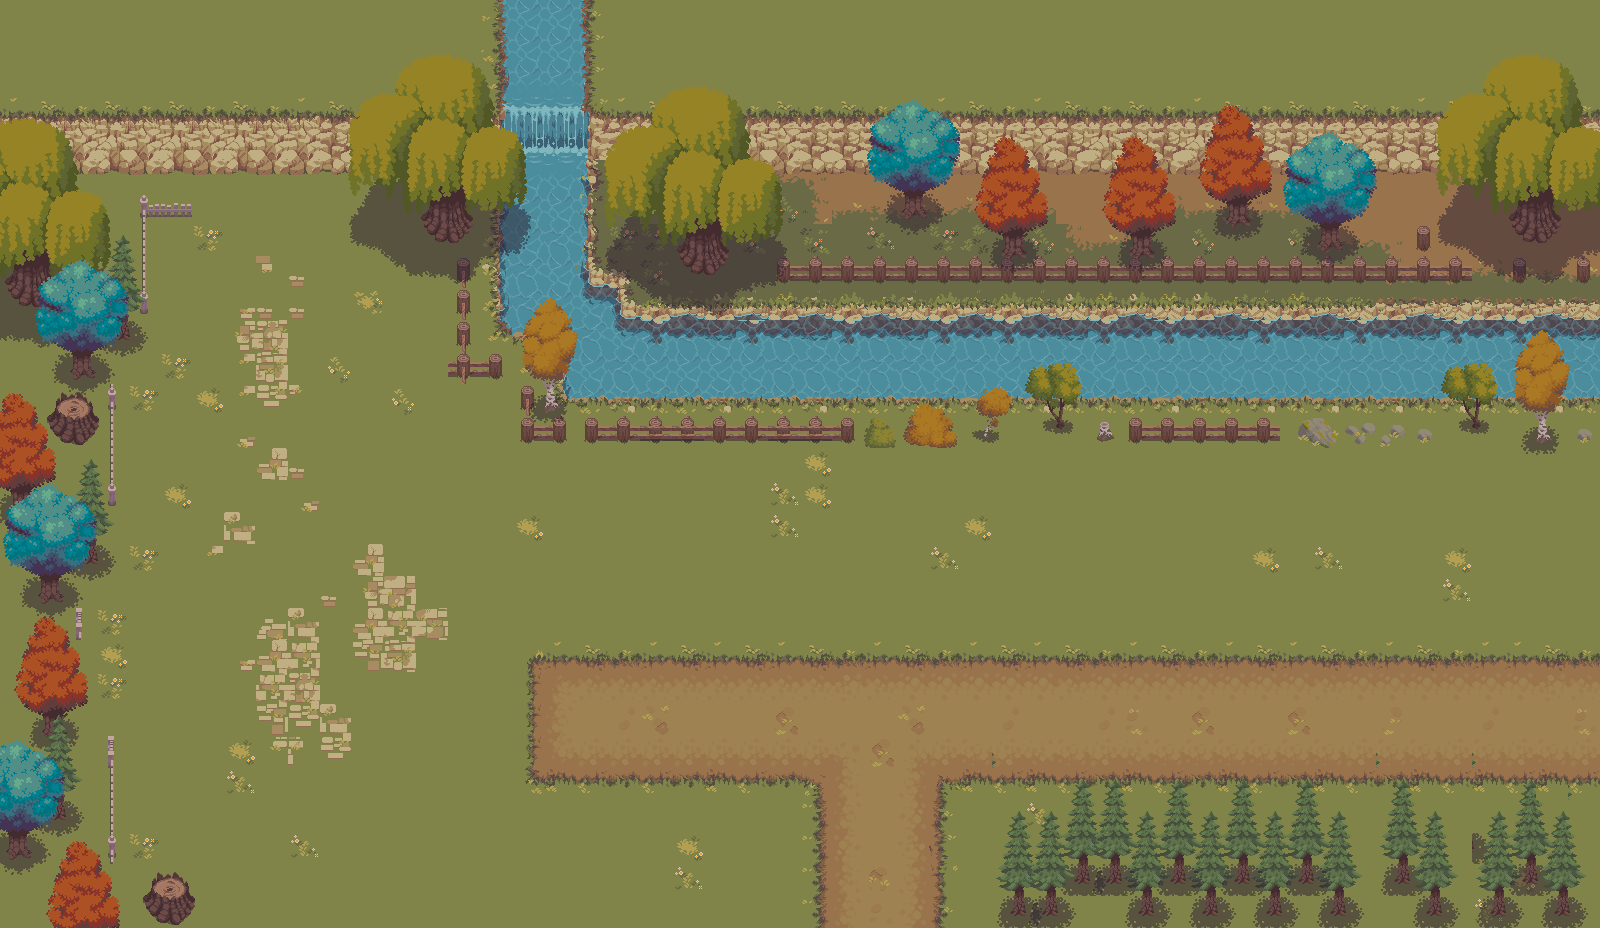

Rendered tile map (Tiled .tmx) drawn with the repository's tilesets; below, a short description and the map source with its tile grids summarised:
An orthogonal 50x29 tile map with 32x32 px tiles, 14 tile layers (Background/Floor, Sand, WaterFall, Cliff, ...), 5 tilesets and 32 objects.

<map version="1.10" tiledversion="1.12.1" orientation="orthogonal" renderorder="right-down" width="50" height="29" tilewidth="32" tileheight="32" infinite="0" nextlayerid="28" nextobjectid="59">
 <tileset firstgid="1" source="tileset1.tsx" />
 <tileset firstgid="1744" source="tilesets/ForgottenMemories.tsx" />
 <tileset firstgid="5840" source="tilesets/ForgottenMemTrees.tsx" />
 <tileset firstgid="6864" source="tilesets/ForgottenMemWater.tsx" />
 <tileset firstgid="7888" source="tilesets/ForgottenProps.tsx" />
 <layer id="10" name="Background/Floor" width="50" height="29" locked="1">
  <data>[1450 cells, 1450 non-empty, 1 distinct tile ids]</data>
 </layer>
 <layer id="19" name="Sand" width="50" height="29">
  <data>[1450 cells, 190 non-empty, 3 distinct tile ids]</data>
 </layer>
 <group id="17" name="Cliff">
  <layer id="12" name="WaterFall" width="50" height="29">
   <data>[1450 cells, 35 non-empty, 22 distinct tile ids]</data>
  </layer>
  <layer id="11" name="Cliff" width="50" height="29">
   <data>[1450 cells, 153 non-empty, 30 distinct tile ids]</data>
  </layer>
  <layer id="13" name="CliffGrass" width="50" height="29">
   <data>[1450 cells, 63 non-empty, 13 distinct tile ids]</data>
  </layer>
 </group>
 <group id="16" name="River">
  <layer id="14" name="RiverPath" width="50" height="29">
   <data>[1450 cells, 145 non-empty, 21 distinct tile ids]</data>
  </layer>
  <layer id="21" name="RiverGrassUnder" width="50" height="29">
   <data>[1450 cells, 23 non-empty, 3 distinct tile ids]</data>
  </layer>
  <layer id="15" name="RiverGrass" width="50" height="29">
   <data>[1450 cells, 78 non-empty, 20 distinct tile ids]</data>
  </layer>
 </group>
 <layer id="20" name="Grass Details" width="50" height="29">
  <data>[1450 cells, 207 non-empty, 73 distinct tile ids]</data>
 </layer>
 <layer id="26" name="Details" width="50" height="29">
  <data>[1450 cells, 252 non-empty, 61 distinct tile ids]</data>
 </layer>
 <group id="25" name="Trees">
  <layer id="18" name="Trees" width="50" height="29">
   <data>[1450 cells, 464 non-empty, 157 distinct tile ids]</data>
  </layer>
  <layer id="24" name="Trees4" width="50" height="29">
   <data>[1450 cells, 58 non-empty, 8 distinct tile ids]</data>
  </layer>
  <layer id="23" name="Trees3" width="50" height="29">
   <data>[1450 cells, 37 non-empty, 10 distinct tile ids]</data>
  </layer>
  <layer id="22" name="Trees2" width="50" height="29">
   <data>[1450 cells, 81 non-empty, 38 distinct tile ids]</data>
  </layer>
 </group>
 <objectgroup id="27" name="spawns">
  <object id="44" x="257.346" y="195.291" width="34.6779" height="34.6779" />
  <object id="45" x="255.521" y="865.121" width="34.6779" height="36.503" />
  <object id="46" x="1513.05" y="498.266" width="38.3282" height="40.1533" />
 </objectgroup>
 <objectgroup id="4" name="unbreakables">
  <object id="36" x="-3.6503" y="0" width="611.425" height="166.089" />
  <object id="42" x="200.767" y="927.176" width="1401.72" height="56.5797" />
  <object id="43" x="1598.83" y="-1.82515" width="85.7821" height="992.882" />
  <object id="48" x="594.999" y="-9.12575" width="1053.11" height="220.843" />
  <object id="49" x="-3.6503" y="166.089" width="187.991" height="54.7545" />
  <object id="50" x="-5.47545" y="228.144" width="151.487" height="89.4324" />
  <object id="51" x="-5.47545" y="324.877" width="133.236" height="62.0551" />
  <object id="52" x="0" y="394.233" width="120.46" height="580.398" />
  <object id="53" x="131.411" y="865.121" width="71.1809" height="71.1809" />
  <object id="54" x="939.953" y="782.99" width="662.53" height="149.662" />
  <object id="55" x="355.904" y="162.438" width="186.165" height="69.3557" />
  <object id="56" x="447.162" y="239.095" width="120.46" height="146.012" />
  <object id="57" x="520.168" y="388.757" width="1085.96" height="52.9294" />
 </objectgroup>
 <objectgroup id="5" name="breakables">
  <object id="19" x="486.156" y="646.061" width="36.4885" height="34.3421" />
  <object id="20" x="487.229" y="743.722" width="36.4885" height="34.3421" />
  <object id="21" x="484.009" y="694.355" width="36.4885" height="34.3421" />
  <object id="22" x="320" y="448" width="36.4885" height="34.3421" />
  <object id="23" x="320" y="480" width="36.4885" height="34.3421" />
  <object id="24" x="320" y="512" width="36.4885" height="34.3421" />
  <object id="25" x="288" y="512" width="36.4885" height="34.3421" />
  <object id="26" x="256" y="512" width="36.4885" height="34.3421" />
  <object id="27" x="1408" y="480" width="36.4885" height="34.3421" />
  <object id="28" x="1408" y="512" width="36.4885" height="34.3421" />
  <object id="29" x="1408" y="544" width="36.4885" height="34.3421" />
  <object id="30" x="864" y="416" width="36.4885" height="34.3421" />
  <object id="31" x="864" y="448" width="36.4885" height="34.3421" />
  <object id="32" x="864" y="480" width="36.4885" height="34.3421" />
  <object id="33" x="864" y="512" width="36.4885" height="34.3421" />
  <object id="34" x="864" y="544" width="36.4885" height="34.3421" />
 </objectgroup>
</map>
